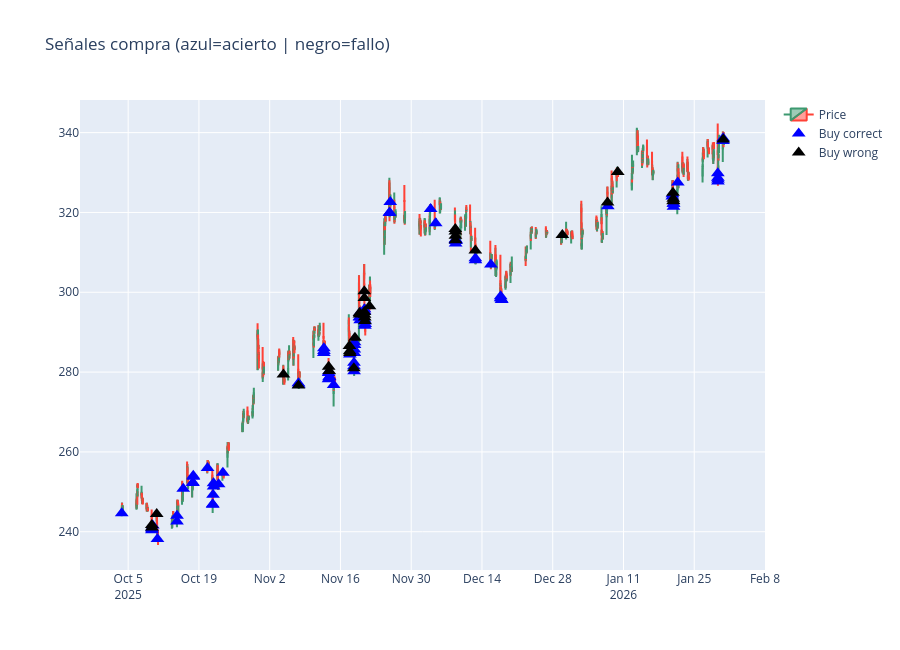

Notebook cell for this chart:
### Code cell
import plotly.graph_objects as go
import numpy as np
import pandas as pd

def plot_candles_with_signals(X, y_pred_proba, y_test, PROB_THR):

    df = X.copy().sort_index()

    y_pred_proba = np.asarray(y_pred_proba)

    # ---- prob clase positiva ----
    if y_pred_proba.ndim == 2:
        proba_buy = y_pred_proba[:, 1]
    else:
        proba_buy = y_pred_proba

    y_test = np.asarray(y_test)

    # ---- high/low simulados ----
    high = df['high']
    low  = df['low']

    # ---- señales ----
    signal_mask = proba_buy > PROB_THR

    signal_times = df.index[signal_mask]
    signal_prices = df.loc[signal_mask, 'close']

    # ---- evaluar acierto ----
    correct_mask = y_test[signal_mask] == 1

    times_correct = signal_times[correct_mask]
    prices_correct = signal_prices[correct_mask]

    times_wrong = signal_times[~correct_mask]
    prices_wrong = signal_prices[~correct_mask]

    fig = go.Figure()

    # ======================
    # Velas
    # ======================
    fig.add_trace(
        go.Candlestick(
            x=df.index,
            open=df['open'],
            high=high,
            low=low,
            close=df['close'],
            name="Price"
        )
    )

    # ======================
    # Señales correctas (azul)
    # ======================
    fig.add_trace(
        go.Scatter(
            x=times_correct,
            y=prices_correct,
            mode='markers',
            marker=dict(
                symbol='triangle-up',
                size=12,
                color='blue'
            ),
            name='Buy correct'
        )
    )

    # ======================
    # Señales incorrectas (negro)
    # ======================
    fig.add_trace(
        go.Scatter(
            x=times_wrong,
            y=prices_wrong,
            mode='markers',
            marker=dict(
                symbol='triangle-up',
                size=12,
                color='black'
            ),
            name='Buy wrong'
        )
    )

    fig.update_layout(
        title=f"Señales compra (azul=acierto | negro=fallo)",
        xaxis_rangeslider_visible=False,
        height=650
    )

    fig.show()

    # ======================
    # Métricas rápidas
    # ======================
    n_trades = signal_mask.sum()
    if n_trades > 0:
        winrate = correct_mask.mean()
        print(f"Trades: {n_trades}")
        print(f"Accuracy señales: {winrate:.2%}")

plot_candles_with_signals(X_test, y_pred_proba, y_test, PROB_THR)

### Figure 1 — Plotly figure (JSON) as saved in the notebook; plotly's stock layout.template omitted (floating-point values rounded to 4 significant figures; data arrays with more than 128 entries replaced by an {"elided": "..."} marker saying what was removed)
{"data": [{"close": {"elided": "2098 float values"}, "high": {"elided": "2098 float values"}, "low": {"elided": "2098 float values"}, "name": "Price", "open": {"elided": "2098 float values"}, "type": "candlestick", "x": {"elided": "2098 str values"}}, {"marker": {"color": "blue", "size": 12, "symbol": "triangle-up"}, "mode": "markers", "name": "Buy correct", "type": "scatter", "x": ["2025-10-03T17:30:00+02:00", "2025-10-09T16:45:00+02:00", "2025-10-09T17:00:00+02:00", "2025-10-09T17:15:00+02:00", "2025-10-09T20:45:00+02:00", "2025-10-10T19:00:00+02:00", "2025-10-14T15:45:00+02:00", "2025-10-14T16:00:00+02:00", "2025-10-15T21:30:00+02:00", "2025-10-17T19:00:00+02:00", "2025-10-17T19:15:00+02:00", "2025-10-17T21:00:00+02:00", "2025-10-17T21:45:00+02:00", "2025-10-20T17:00:00+02:00", "2025-10-21T17:15:00+02:00", "2025-10-21T17:30:00+02:00", "2025-10-21T19:00:00+02:00", "2025-10-21T21:30:00+02:00", "2025-10-21T21:45:00+02:00", "2025-10-22T21:30:00+02:00", "2025-10-23T17:45:00+02:00", "2025-11-07T16:30:00+01:00", "2025-11-07T18:00:00+01:00", "2025-11-12T17:00:00+01:00", "2025-11-12T17:15:00+01:00", "2025-11-12T17:30:00+01:00", "2025-11-13T15:30:00+01:00", "2025-11-13T15:45:00+01:00", "2025-11-13T16:45:00+01:00", "2025-11-13T19:15:00+01:00", "2025-11-13T19:30:00+01:00", "2025-11-13T19:45:00+01:00", "2025-11-14T15:45:00+01:00", "2025-11-17T20:45:00+01:00", "2025-11-18T16:00:00+01:00", "2025-11-18T16:15:00+01:00", "2025-11-18T16:45:00+01:00", "2025-11-18T17:45:00+01:00", "2025-11-18T18:00:00+01:00", "2025-11-18T18:45:00+01:00", "2025-11-18T19:00:00+01:00", "2025-11-19T18:00:00+01:00", "2025-11-19T20:30:00+01:00", "2025-11-19T21:30:00+01:00", "2025-11-19T21:45:00+01:00", "2025-11-20T18:00:00+01:00", "2025-11-20T18:15:00+01:00", "2025-11-20T18:30:00+01:00", "2025-11-20T19:45:00+01:00", "2025-11-20T20:00:00+01:00", "2025-11-20T21:15:00+01:00", "2025-11-25T17:00:00+01:00", "2025-11-25T17:30:00+01:00", "2025-11-25T20:30:00+01:00", "2025-12-03T20:15:00+01:00", "2025-12-04T20:15:00+01:00", "2025-12-08T18:30:00+01:00", "2025-12-08T18:45:00+01:00", "2025-12-08T19:00:00+01:00", "2025-12-08T19:15:00+01:00", "2025-12-08T21:30:00+01:00", "2025-12-12T16:45:00+01:00", "2025-12-12T17:15:00+01:00", "2025-12-15T18:30:00+01:00", "2025-12-17T16:30:00+01:00", "2025-12-17T16:45:00+01:00", "2025-12-17T21:15:00+01:00", "2025-12-17T21:45:00+01:00", "2026-01-07T21:30:00+01:00", "2026-01-20T15:45:00+01:00", "2026-01-20T16:00:00+01:00", "2026-01-20T21:15:00+01:00", "2026-01-20T21:30:00+01:00", "2026-01-20T21:45:00+01:00", "2026-01-21T17:45:00+01:00", "2026-01-29T16:00:00+01:00", "2026-01-29T16:15:00+01:00", "2026-01-29T16:30:00+01:00", "2026-01-29T16:45:00+01:00", "2026-01-30T16:45:00+01:00", "2026-01-30T17:15:00+01:00"], "y": [244.6, 240.6, 240.9, 240.4, 241.6, 238.2, 242.6, 244.0, 250.8, 252.2, 252.3, 254.0, 253.8, 256, 246.9, 246.7, 249.3, 252.2, 251.3, 251.9, 254.8, 277.2, 276.8, 284.8, 286.0, 285.3, 278.2, 279.8, 280.2, 278.8, 278.7, 278.8, 276.7, 284.4, 281.5, 282.3, 280.2, 285.6, 284.8, 286.8, 287.5, 293.7, 293.7, 294.9, 293, 295.8, 295.3, 293.2, 292.7, 291.6, 292.1, 319.9, 320.0, 322.6, 320.9, 317.3, 313.2, 313.2, 312.2, 312.9, 313.0, 308.6, 308, 306.9, 298.5, 299.0, 298.2, 298.1, 321.5, 324, 324.6, 322.2, 321.4, 322.2, 327.5, 329.8, 328.7, 327.7, 328.2, 337.9, 338.6]}, {"marker": {"color": "black", "size": 12, "symbol": "triangle-up"}, "mode": "markers", "name": "Buy wrong", "type": "scatter", "x": ["2025-10-09T16:15:00+02:00", "2025-10-09T16:30:00+02:00", "2025-10-10T15:30:00+02:00", "2025-11-04T17:15:00+01:00", "2025-11-07T16:45:00+01:00", "2025-11-13T16:00:00+01:00", "2025-11-13T18:30:00+01:00", "2025-11-17T18:45:00+01:00", "2025-11-17T19:45:00+01:00", "2025-11-17T21:00:00+01:00", "2025-11-18T15:45:00+01:00", "2025-11-18T20:45:00+01:00", "2025-11-19T18:15:00+01:00", "2025-11-19T18:30:00+01:00", "2025-11-20T17:15:00+01:00", "2025-11-20T17:30:00+01:00", "2025-11-20T17:45:00+01:00", "2025-11-20T18:45:00+01:00", "2025-11-20T19:30:00+01:00", "2025-11-20T20:15:00+01:00", "2025-11-21T18:00:00+01:00", "2025-12-08T17:15:00+01:00", "2025-12-08T17:45:00+01:00", "2025-12-08T18:00:00+01:00", "2025-12-08T18:15:00+01:00", "2025-12-12T16:30:00+01:00", "2025-12-29T21:45:00+01:00", "2026-01-07T20:15:00+01:00", "2026-01-09T20:45:00+01:00", "2026-01-20T19:00:00+01:00", "2026-01-20T20:15:00+01:00", "2026-01-20T20:30:00+01:00", "2026-01-20T21:00:00+01:00", "2026-01-30T17:45:00+01:00"], "y": [241.7, 241.1, 244.4, 279.4, 276.6, 281.3, 280.3, 286.5, 285.2, 284.8, 280.9, 288.6, 294.5, 294.8, 300.3, 298.6, 295.1, 294.4, 293.7, 292.8, 296.5, 315.9, 315.2, 314.2, 313.0, 310.5, 314.4, 322.5, 330.1, 324.9, 323.4, 322.8, 322.9, 338.2]}], "layout": {"height": 650, "title": {"text": "Señales compra (azul=acierto | negro=fallo)"}, "xaxis": {"rangeslider": {"visible": false}}}}
